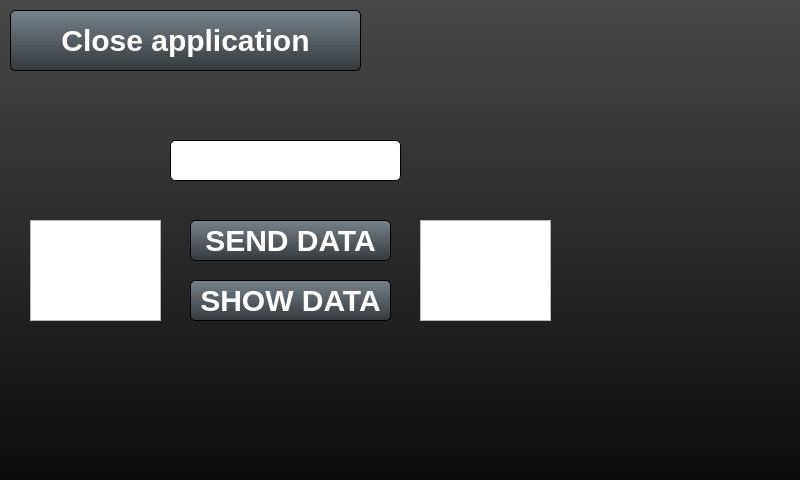
<?xml version="1.0" encoding="UTF-8"?>
<ui version="4.0">
 <class>Application</class>
 <widget class="QWidget" name="Application">
  <property name="geometry">
   <rect>
    <x>0</x>
    <y>0</y>
    <width>800</width>
    <height>480</height>
   </rect>
  </property>
  <property name="focusPolicy">
   <enum>Qt::ClickFocus</enum>
  </property>
  <property name="windowTitle">
   <string>Application</string>
  </property>
  <property name="styleSheet">
   <string notr="true">/* *********************************************************** */

QWidget#Application {
	background-color: qlineargradient(spread:pad, x1:0, y1:0, x2:0, y2:1, stop:0 rgba(72, 72, 72, 255), stop:1 rgba(12, 12, 12, 255));
}

QWidget {
font-family: &quot;Century gotic&quot; ;
}

QPushButton, QGroupBox, QRadioButton, QComboBox, QSlider, QLCDNumber, QCheckBox, QSpinBox, QLabel, QProgressBar, QLineEdit, QWebView, QTextEdit, QDoubleSpinBox
{
border-width: 1px;
border-radius: 5px;
border-color: black;
border-style: outset;
color: white;
}


QPushButton
{
font: bold 30px;
}

QPushButton:on {
background-color: qlineargradient(spread:pad, x1:0, y1:0, x2:0, y2:1, stop:0 rgba(253, 172, 0, 255), stop:1 rgba(195, 95, 0, 255));
}

QPushButton:!on{
background-color: qlineargradient(spread:pad, x1:0, y1:0, x2:0, y2:1, stop:0 rgba(119, 130, 137, 255), stop:1 rgba(53, 57, 60, 255));
}


/* *********************************************************** */

QGroupBox {

background-color: qlineargradient(spread:pad, x1:0, y1:0, x2:0, y2:1, stop:0 rgba(119, 130, 137, 255), stop:1 rgba(53, 57, 60, 255));
font: bold 16px;
color: black;
margin-top: 1.5ex; /* leave space at the top for the title */
}

QGroupBox::title {
subcontrol-origin: margin;
subcontrol-position: top center; 
padding: 2 10px;                         
border-width: 1px;
border-radius: 5px;
border-color: black;
border-style: outset;
color: white;

background-color: qlineargradient(spread:pad, x1:0, y1:0, x2:0, y2:1, stop:0 rgba(253, 172, 0, 255), stop:1 rgba(195, 95, 0, 255));
 }

/* *********************************************************** */

QRadioButton {
border: none;
background: none;
}

 QRadioButton::indicator::unchecked {
     image: url(:/Images/Grey.png);
 }

 QRadioButton::indicator:unchecked:pressed {
     image: url(:/Images/Grey.png);
 }

 QRadioButton::indicator::checked {
     image: url(:/Images/Yellow.png);
 }

 QRadioButton::indicator:checked:pressed {
     image: url(:/Images/Yellow.png);
 }

/* *********************************************************** */



/* *********************************************************** */

QComboBox {

background-color: qlineargradient(spread:pad, x1:0, y1:0, x2:0, y2:1, stop:0 rgba(119, 130, 137, 255), stop:1 rgba(53, 57, 60, 255));
font: bold 16px;
padding: 1px 18px 1px 3px;

}


 QComboBox::down-arrow {
     image: url(:/Images/buttonDown.png);
 }


 QComboBox:on { /* shift the text when the popup opens */
     padding-top: 13px;
     padding-left: 14px;
 }

 QComboBox::drop-down {
     subcontrol-origin: padding;
     subcontrol-position: top right;
     width: 30px;
     border-top-right-radius: 0px; 
     border-bottom-right-radius: 10px;
 }


QComboBox QAbstractItemView {
selection-background-color: lightgray;
background-color: grey;
background-clip: blue;
border-width: 2px;
border-radius: 0px;
border-color: black;
border-style: outset;
font: bold 16px;
color: white;
padding: 15px 4px;
 }


 QComboBox::down-arrow:on { /* shift the arrow when popup is open */
     top: 1px;
     left: 1px;
 }


QComboBox QScrollBar:vertical {
      border: 1px outset black;
	 background: qlineargradient(spread:pad, x1:0, y1:0, x2:0, y2:1, stop:0 rgba(173, 173, 173, 255), 			stop:1 rgba(95, 95, 95, 255));
      width: 25px;
      margin: 22px 0 22px 0;
	border-radius: 2px;
padding: 5px 2px;
  }

QComboBox QScrollBar::handle:vertical {
      background: qlineargradient(spread:pad, x1:0, y1:0.034, x2:0, y2:1, stop:0.0282486 rgba(255, 212, 73, 255), stop:0.505682 rgba(255, 212, 73, 255), stop:0.517045 rgba(255, 194, 66, 255), stop:1 rgba(255, 141, 0, 255));
      min-height: 25px;
  }

QComboBox  QScrollBar::add-line:vertical {
      height: 25px;
      subcontrol-position: bottom;
      subcontrol-origin: margin;
background: none;
      margin: 2px 0 2px 0;
  }

QComboBox  QScrollBar::sub-line:vertical {

      height: 20px;
      subcontrol-position: top;
      subcontrol-origin: margin;
background: none;
      margin: 2px 0 2px 0;
  }


QComboBox  QScrollBar::up-arrow:vertical {
     image: url(:/Images/buttonUp.png);
  }
QComboBox QScrollBar::down-arrow:vertical {
     image: url(:/Images/buttonDown.png);
}

QComboBox  QScrollBar::add-page:vertical, QScrollBar::sub-page:vertical {
      background: none;
  }



/* *********************************************************** */
QSlider::groove:horizontal { 
border: 1px solid #999999;
height: 5px; 
background: rgb(52, 52, 52);
margin: 2px 2;
left: 8px;
right: 8px;
}

QSlider::handle:horizontal {
background: qlineargradient(spread:pad, x1:0, y1:0, x2:1, y2:0, stop:0 rgba(119, 130, 137, 255), stop:1 rgba(53, 57, 60, 255));
border-width: 1px;
border-radius: 5px;
border-color: black;
border-style: outset;
width: 50px;
margin: -25px 0; /* handle is placed by default on the contents rect of the groove. Expand outside the groove */

}

QSlider::sub-page:horizontal {
background: qlineargradient(spread:pad, x1:0, y1:0, x2:0, y2:1, stop:0 rgba(253, 172, 0, 255), stop:1 rgba(195, 95, 60, 255));
border: 1px solid #777;
border-radius: 2px;
border: 1px solid RGB(50,50,50);
}

QSlider::add-page:horizontal {
background: qlineargradient(spread:pad, x1:0, y1:0, x2:0, y2:1, stop:0 rgba(72, 72, 72, 255), stop:1 rgba(12, 12, 12, 255));
border: 1px solid black;
border-radius: 2px;
}

QSlider {
background-color: qlineargradient(spread:pad, x1:0, y1:0, x2:0, y2:1, stop:0 rgba(119, 130, 137, 255), stop:1 rgba(53, 57, 60, 255));
/*border-top-left-radius: 0px; 
border-bottom-left-radius: 0px; */
}



/* *********************************************************** */
QSlider::groove:vertical { 
border: 1px solid #999999;
width: 10px; 
background: rgb(52, 52, 52);
margin: 5 0 5 0px;
left: 8px;
right: 8px;
}

QSlider::handle:vertical {
background: qlineargradient(spread:pad, x1:0, y1:0, x2:1, y2:0, stop:0 rgba(119, 130, 137, 255), stop:1 rgba(53, 57, 60, 255));
border-width: 1px;
border-radius: 5px;
border-color: black;
border-style: outset;
height: 50px;
margin:  0 -25; /* handle is placed by default on the contents rect of the groove. Expand outside the groove */

}

QSlider::sub-page:vertical {
background: qlineargradient(spread:pad, x1:0, y1:0, x2:0, y2:1, stop:0 rgba(253, 172, 0, 255), stop:1 rgba(195, 95, 60, 255));
border: 1px solid #777;
border-radius: 2px;
border: 1px solid RGB(50,50,50);
margin:  5 0 0 0px;
}

QSlider::add-page:vertical {
background: qlineargradient(spread:pad, x1:0, y1:0, x2:0, y2:1, stop:0 rgba(72, 72, 72, 255), stop:1 rgba(12, 12, 12, 255));
border: 1px solid black;
border-radius: 2px;
margin:  0 0 5 0px;
}



/* *********************************************************** */

QLCDNumber {
background-color: qlineargradient(spread:pad, x1:0, y1:0, x2:0, y2:1, stop:0 rgba(119, 130, 137, 255), stop:1 rgba(53, 57, 60, 255));
color: white;
text-align: center;

}


/* *********************************************************** */

QLabel {
background: none;
color: rgba(171,171,171,255);
border-style: none;
font: 14px;
}

/* *********************************************************** */

QSpinBox
{
background-color: qlineargradient(spread:pad, x1:0, y1:0, x2:0, y2:1, stop:0 rgba(119, 130, 137, 255), stop:1 rgba(53, 57, 60, 255));
font:  30px;
padding-left: 15px;
}

QSpinBox::up-button {
     subcontrol-origin: border;
     subcontrol-position: top right; /* position at the top right corner */
     width: 30px; 
     border-width: 1px;
     border-left-color: black;
     border-left-style: outset; 

 }
 QSpinBox::down-button {
     subcontrol-origin: border;
     subcontrol-position: bottom right; /* position at bottom right corner */

     width: 30px;
     border-width: 1px;
     border-left-color: black;
     border-left-style: outset; 
 }


 QSpinBox::up-arrow {
     image: url(:/Images/buttonUp.png);
     width: 25px;
     height: 25px;
 }
 QSpinBox::down-button:pressed {
     top: 1px;
     left: 1px;}
 QSpinBox::up-button:pressed {
     top: 1px;
     left: 1px;}
 QSpinBox::down-arrow {
     image: url(:/Images/buttonDown.png);
     width: 25px;
     height: 25px;
 }
/* *********************************************************** */

QDoubleSpinBox
{
background-color: qlineargradient(spread:pad, x1:0, y1:0, x2:0, y2:1, stop:0 rgba(119, 130, 137, 255), stop:1 rgba(53, 57, 60, 255));
font:  30px;
padding-left: 15px;
}

QDoubleSpinBox::up-button {
     subcontrol-origin: border;
     subcontrol-position: top right; /* position at the top right corner */
     width: 30px; 
     border-width: 1px;
     border-left-color: black;
     border-left-style: outset; 

 }
 QDoubleSpinBox::down-button {
     subcontrol-origin: border;
     subcontrol-position: bottom right; /* position at bottom right corner */

     width: 30px;
     border-width: 1px;
     border-left-color: black;
     border-left-style: outset; 
 }


 QDoubleSpinBox::up-arrow {
     image: url(:/Images/buttonUp.png);
     width: 25px;
     height: 25px;
 }
 QDoubleSpinBox::down-button:pressed {
     top: 1px;
     left: 1px;}
 QDoubleSpinBox::up-button:pressed {
     top: 1px;
     left: 1px;}
 QDoubleSpinBox::down-arrow {
     image: url(:/Images/buttonDown.png);
     width: 25px;
     height: 25px;
 }



/* *********************************************************** */

QCheckBox {
spacing: 5px;
background-color: qlineargradient(spread:pad, x1:0, y1:0, x2:0, y2:1, stop:0 rgba(119, 130, 137, 255), stop:1 rgba(53, 57, 60, 255));
font: bold 14px;
padding: 0px 0px 0px 5px;
}

QCheckBox::indicator {
width: 25px;
height: 25px;
border-width: 1px;
border-radius: 5px;
border-color: black;
border-style: outset;

background: qradialgradient(spread:repeat, cx:0.5, cy:0.5, radius:0.689, fx:0.504926, fy:0.5, stop:0 rgba(253, 172, 0, 255), stop:0.528302 rgba(253, 173, 0, 255), stop:0.669951 rgba(253, 172, 0, 255), stop:1 rgba(195, 95, 0, 255));


 }


 QCheckBox::indicator:unchecked {
     image: none;
 }


 QCheckBox::indicator:unchecked:pressed {
     image: url(:/Images/ok.png);
 }

 QCheckBox::indicator:checked {
     image: url(:/Images/ok.png);
 }


 QCheckBox::indicator:checked:pressed {
     image: none;
 }



/* *********************************************************** */

 QProgressBar {
background-color: qlineargradient(spread:pad, x1:0, y1:0, x2:0, y2:1, stop:0 rgba(119, 130, 137, 255), stop:1 rgba(53, 57, 60, 255));
text-align: center;
font: bold 14px;
 }

 QProgressBar::chunk {
background-color: qlineargradient(spread:pad, x1:0, y1:0, x2:0, y2:1, stop:0 rgba(253, 172, 0, 255), stop:1 rgba(195, 95, 0, 255));
width: 5px;
margin: 0.5px;
}

/* *********************************************************** */

QTabWidget::pane 
{
     border-top: 2px solid #C2C7CB;
 }

QTabWidget::tab-bar {
left: 2px; 
border-style: none;
 }

 QTabBar::tab {
border: black;
border-style: outset;
border-width: 1px;
font: 30px;
border-top-left-radius: 5px;
border-top-right-radius: 5px;
min-width: 150px;
min-height:40px;
padding: 2px;
color: white;

 }


QTabBar::tab:selected {
background: qlineargradient(spread:pad, x1:0, y1:0, x2:0, y2:1, stop:0 rgba(253, 172, 0, 255), stop:1 rgba(195, 95, 0, 255));
 }

QTabBar::tab:!selected {
background:  qlineargradient(spread:pad, x1:0, y1:0, x2:0, y2:1, stop:0 rgba(119, 130, 137, 255), stop:1 rgba(53, 57, 60, 255));
 }

/* ***********************************************************/ 

QListView {
background-color: qlineargradient(spread:pad, x1:0, y1:0, x2:0, y2:1, stop:0 rgba(119, 130, 137, 255), stop:1 rgba(53, 57, 60, 255));
border-width: 1px;
border-radius: 5px;
border-color: black;
border-style: outset;
font: bold 24px;
padding: 8 8px;
color: white;
 }

 QListView::item {
background-color: rgba(0,0,0,0);
 }

 QListView::item:selected {
 background: qlineargradient(spread:pad, x1:0, y1:0, x2:0, y2:1, stop:0 rgba(253, 172, 0, 255), stop:1 rgba(195, 95, 0, 255));
 }

 QListView::item:selected:!active {
 background: qlineargradient(spread:pad, x1:0, y1:0, x2:0, y2:1, stop:0 rgba(253, 172, 0, 255), stop:1 rgba(195, 95, 0, 255));
 }

 QListView::item:selected:active {
 background: qlineargradient(spread:pad, x1:0, y1:0, x2:0, y2:1, stop:0 rgba(253, 172, 0, 255), stop:1 rgba(195, 95, 0, 255));
 }

 QListView::item:hover {
     color: qlineargradient(spread:pad, x1:0, y1:0, x2:0, y2:1, stop:0 rgba(253, 172, 0, 255), stop:1 rgba(195, 95, 0, 255));
 }

/* *********************************************************** */

/* *********************************************************** */ 

QTableWidget {
show-decoration-selected: 1; /* make the selection span the entire width of the view */
background-color: qlineargradient(spread:pad, x1:0, y1:0, x2:0, y2:1, stop:0 rgba(119, 130, 137, 255), stop:1 rgba(53, 57, 60, 255));
border-width: 1px;
border-radius: 5px;
border-color: black;
border-style: outset;
font: bold 24px;
color: white;
padding: 8 8px;
background-attachment: fixed;
}

QTableView QTableCornerButton::section {
background: qlineargradient(spread:pad, x1:0, y1:0, x2:0, y2:1, stop:0 rgba(253, 172, 0, 255), stop:1 rgba(195, 95, 0, 255));
border: 1px outset black;
}

QTableWidget::item {
background-color: rgba(119, 130, 137, 255);
}


QTableWidget::item:selected {
border: 1px solid #6a6ea9;
}

QTableWidget::item:selected:!active {
background: rgba(119, 130, 137, 255);
border: 1px solid #6a6ea9;
}

QTableWidget::item:selected:active {
background: qlineargradient(spread:pad, x1:0, y1:0, x2:0, y2:1, stop:0 rgba(253, 172, 0, 255), stop:1 rgba(195, 95, 0, 255));
}

QTableWidget::item:hover {
background: qlineargradient(x1: 0, y1: 0, x2: 0, y2: 1,
stop: 0 #FAFBFE, stop: 1 #DCDEF1);
}

QHeaderView::section {
background-color:  qlineargradient(x1:0, y1:0, x2:0, y2:1,
stop:0 #616161, stop: 0.5 #505050,
stop: 0.6 #434343, stop:1 #656565);
color: white;
padding-left: 3px;
border-left:  1px solid black;/*1px solid #6c6c6c;*/
border-right:1px solid black;
border-top: none;
border-bottom: 1px solid black;

}

/* *********************************************************** */

QScrollBar:horizontal {
border: 1px solid black;
background: qlineargradient(spread:pad, x1:0, y1:0, x2:0, y2:1, stop:0 rgba(26, 26, 26, 255), stop:1 rgba(61, 61, 61, 255));
height: 15px;
margin: 0px 0px 0 0px;
border-radius: 5px;
}

QScrollBar::handle:horizontal {
background: qlineargradient(spread:pad, x1:0, y1:0, x2:0, y2:1, stop:0 rgba(253, 170, 0, 255), stop:1 rgba(195, 95, 0, 255));
min-width: 10px;
border-radius: 5px;
}

QScrollBar::add-line:horizontal {
background: blue;
width: 0px;
subcontrol-position: bottom right;
subcontrol-origin: margin;
border: 0px solid black;
border-radius: 5px;
}

QScrollBar::sub-line:horizontal {
background: blue;
width: 0px;
subcontrol-position: bottom left;
subcontrol-origin: margin;
border:0px solid black;
border-radius: 5px;
}

QScrollBar:left-arrow:horizontal, QScrollBar::right-arrow:horizontal {
width: 5px;
height: 5px;
background: solid;
}

QScrollBar::add-page:horizontal, QScrollBar::sub-page:horizontal {
background: none;

}
/* *********************************************************** */

QScrollBar:vertical {
border: 1px solid black;
background: qlineargradient(spread:pad, x1:0, y1:0, x2:0, y2:1, stop:0 rgba(26, 26, 26, 255), stop:1 rgba(61, 61, 61, 255));;
height: 15px;
margin: 0px 0px 0 0px;
border-radius: 5px;
}

QScrollBar::handle:vertical {
background: qlineargradient(spread:pad, x1:0, y1:0, x2:0, y2:1, stop:0 rgba(253, 170, 0, 255), stop:1 rgba(195, 95, 0, 255));
min-width: 10px;
border-radius: 5px;
}

QScrollBar::add-line:vertical {
background: blue;
width: 0px;
subcontrol-position: bottom right;
subcontrol-origin: margin;
border: 0px solid black;
border-radius: 5px;
}

QScrollBar::sub-line:vertical {
background: blue;
width: 0px;
subcontrol-position: bottom left;
subcontrol-origin: margin;
border:0px solid black;
border-radius: 5px;
}

QScrollBar:left-arrow:vertical, QScrollBar::right-arrow:vertical {
width: 5px;
height: 5px;
background: solid;
}

QScrollBar::add-page:vertical, QScrollBar::sub-page:vertical {
background: none;

}

/* *********************************************************** */





/* *********************************************************** */



/* *********************************************************** */







</string>
  </property>
  <widget class="QPushButton" name="pushButtonClose">
   <property name="geometry">
    <rect>
     <x>10</x>
     <y>10</y>
     <width>351</width>
     <height>61</height>
    </rect>
   </property>
   <property name="focusPolicy">
    <enum>Qt::NoFocus</enum>
   </property>
   <property name="text">
    <string>Close application</string>
   </property>
  </widget>
  <widget class="QLineEdit" name="lineEdit">
   <property name="geometry">
    <rect>
     <x>170</x>
     <y>140</y>
     <width>231</width>
     <height>41</height>
    </rect>
   </property>
   <property name="focusPolicy">
    <enum>Qt::ClickFocus</enum>
   </property>
   <property name="contextMenuPolicy">
    <enum>Qt::CustomContextMenu</enum>
   </property>
   <property name="autoFillBackground">
    <bool>true</bool>
   </property>
   <property name="styleSheet">
    <string notr="true">QLineEdit#lineEdit
{
color:black;
}</string>
   </property>
   <property name="cursorMoveStyle">
    <enum>Qt::VisualMoveStyle</enum>
   </property>
  </widget>
  <widget class="QPushButton" name="pushButton">
   <property name="geometry">
    <rect>
     <x>190</x>
     <y>220</y>
     <width>201</width>
     <height>41</height>
    </rect>
   </property>
   <property name="text">
    <string>SEND DATA</string>
   </property>
  </widget>
  <widget class="QPushButton" name="pushButton_2">
   <property name="geometry">
    <rect>
     <x>190</x>
     <y>280</y>
     <width>201</width>
     <height>41</height>
    </rect>
   </property>
   <property name="text">
    <string>SHOW DATA</string>
   </property>
  </widget>
  <widget class="QPlainTextEdit" name="plainTextEdit">
   <property name="geometry">
    <rect>
     <x>30</x>
     <y>220</y>
     <width>131</width>
     <height>101</height>
    </rect>
   </property>
  </widget>
  <widget class="QPlainTextEdit" name="plainTextEdit_2">
   <property name="geometry">
    <rect>
     <x>420</x>
     <y>220</y>
     <width>131</width>
     <height>101</height>
    </rect>
   </property>
  </widget>
 </widget>
 <layoutdefault spacing="6" margin="11"/>
 <resources/>
 <connections>
  <connection>
   <sender>pushButtonClose</sender>
   <signal>clicked()</signal>
   <receiver>Application</receiver>
   <slot>close()</slot>
   <hints>
    <hint type="sourcelabel">
     <x>605</x>
     <y>400</y>
    </hint>
    <hint type="destinationlabel">
     <x>399</x>
     <y>239</y>
    </hint>
   </hints>
  </connection>
 </connections>
</ui>
